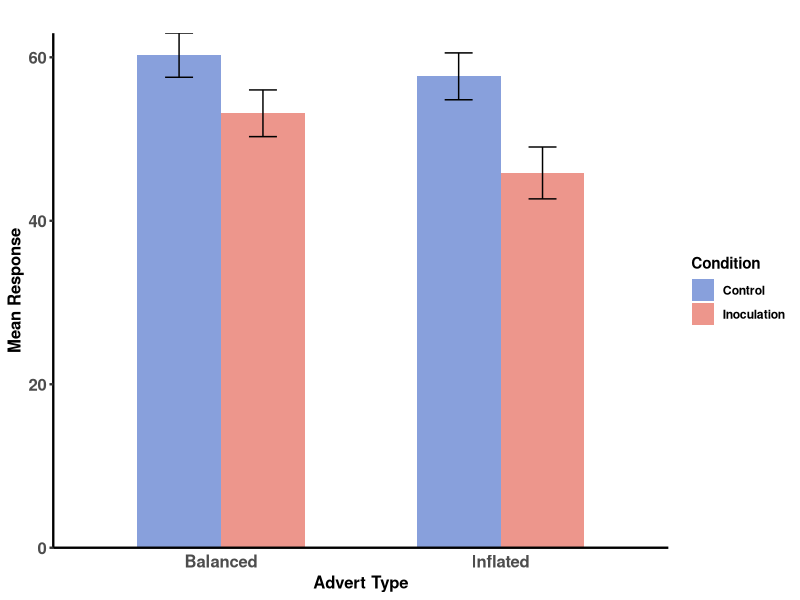

Reproduce this figure in R.
################################################################################-
#
# CSC+ inoculation 2025
# Script by Alicia Smith
# Main analysis Figure
#
################################################################################-


# Load required libraries
library(ggplot2)
library(dplyr)

# Define sample sizes
n_control <- 298
n_inoculation <- 301

# Create the summary data frame
summary_data <- data.frame(
  Advert = c("Balanced", "Balanced", "Inflated", "Inflated"),
  Condition = c("Control", "Inoculation", "Control", "Inoculation"),
  Mean = c(60.25, 53.15, 57.67, 45.85),
  SD = c(23.63, 25.18, 25.14, 27.98),
  n = c(n_control, n_inoculation, n_control, n_inoculation)  # Assign correct sample sizes
)

# Calculate 95% CI
summary_data <- summary_data %>%
  mutate(
    SE = SD / sqrt(n),
    CI = qt(0.975, df = n - 1) * SE
  )

# Create the column graph with SE error bars
ggplot(summary_data, aes(x = Advert, y = Mean, fill = Condition)) +
  geom_col(position = position_dodge(), width = 0.6) +
  geom_errorbar(aes(ymin = Mean - CI, ymax = Mean + CI),
                position = position_dodge(0.6), width = 0.2) +
  scale_fill_manual(values = c("#88a0dc", "#ed968c")) +
  scale_color_manual(values = c("#88a0dc", "#ed968c")) +
  scale_y_continuous(expand = c(0, 0)) +
  labs(title = "",
       x = "Advert Type",
       y = "Mean Response",
       fill = "Condition") +
  theme(
    panel.background = element_rect(fill = "white"),
    axis.line.x.bottom = element_line(size = 0.8),
    axis.line.y.left = element_line(size = 0.8),
    axis.ticks.y =  element_line(size = 0.8),
    axis.ticks.x =  element_blank(),
    axis.title = element_text(face = "bold", size = 12),
    axis.text = element_text(size = 12, face = "bold"),
    plot.title = element_text(hjust = 0.5, face = "bold"),
    legend.title = element_text(face = "bold"),
    legend.text = element_text(face = "bold")
  )
